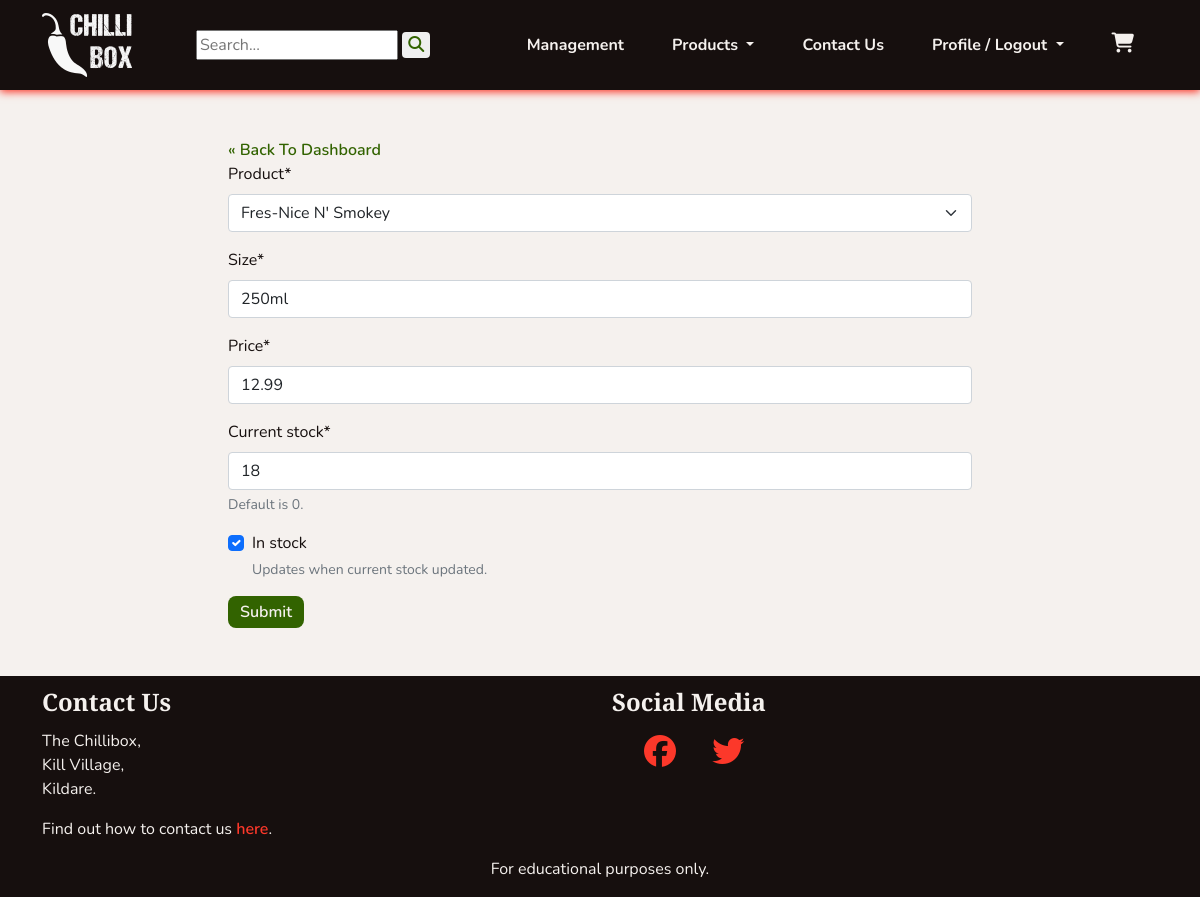
The app's page /management/edit_variant/8 (signed in), older data.
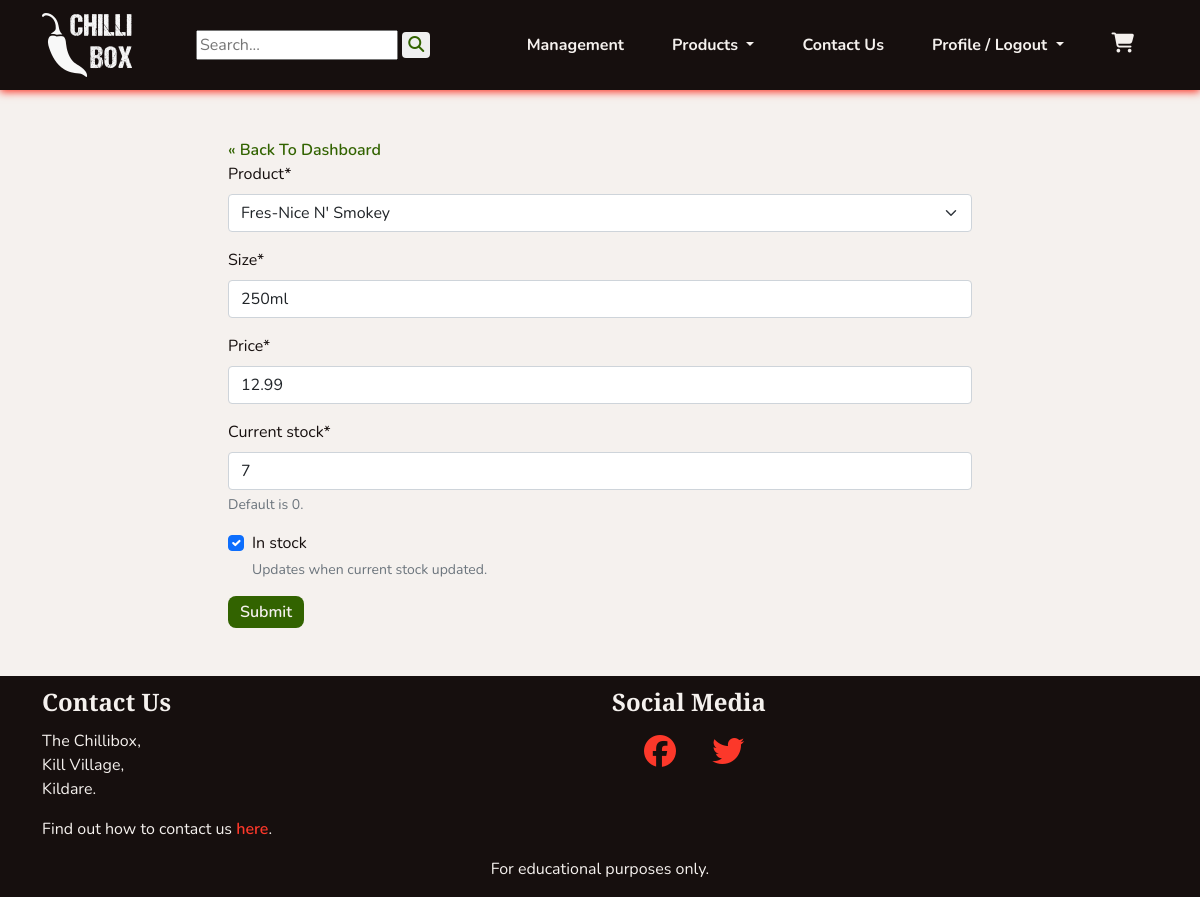
The same page, newer data.
### products/models.py (models this page shows, shortened)
class Variant(models.Model):
    product = models.ForeignKey(Product, on_delete=models.CASCADE, related_name='variants')
    size = models.CharField(max_length=80)
    price = models.DecimalField(max_digits=5, decimal_places=2)
    current_stock = models.PositiveIntegerField(default=0,
                                                help_text='Default is 0.')
    in_stock = models.BooleanField(default=False,
                                   help_text='Updates when current stock \
                                   updated.')
    class Meta:
        verbose_name_plural = 'Variants'

### management/views.py (the view)
# urls.py: path('edit_variant/<pk>', views.EditVariant.as_view(),
class EditVariant(StaffRequiredMixin, SuccessMessageMixin, UpdateView):
    model = Variant
    fields = '__all__'
    template_name = 'management/dashboard_form.html'
    success_url = '/management/'
    success_message = '%(size)s was updated'

### cart/contexts.py (called while the page is built, shortened)
def cart_contents(request):
    cart_items = []
    total = 0
    product_count = 0
    cart = request.session.get('cart', {})
    if total < settings.FREE_DELIVERY_THRESHOLD:
        delivery = Decimal(settings.STANDARD_DELIVERY_COST)
        free_delivery_delta = settings.FREE_DELIVERY_THRESHOLD - total
    else:
        delivery = 0
        free_delivery_delta = 0
    grand_total = delivery + total
    context = {
        'cart_items': cart_items,
        'total': total,
        'product_count': product_count,
        'delivery': delivery,
        'free_delivery_delta': free_delivery_delta,
        'free_delivery_threshold': settings.FREE_DELIVERY_THRESHOLD,
        'grand_total': grand_total,
    }
    return context

### management/mixins.py (called while the page is built)
    def test_func(self):
        return self.request.user.is_staff

### products/models.py (called while the page is built)
    def __str__(self):
        return self.name

### management/templates/management/dashboard_form.html (shortened to what this page needs)
{% extends 'base.html' %}
{% load crispy_forms_tags %}
{% load cloudinary %}
{% block content %}
<section class="container-md">
    <div class="col-md-8 mx-auto">
        <a class="chilli-link" href="{% url 'management:dashboard' %}">&laquo; Back To Dashboard</a>
        <form enctype="multipart/form-data" method="POST">
            {{ form|crispy}}
            <button class="chilli-btn chilli-go" type="submit">Submit</button>
        </form>
    </div>
</section>
{% endblock %}

Row changes from the older to the newer data that the page shows:
changed Variant "Fres-Nice N' Smokey": current_stock "18" → "7"
